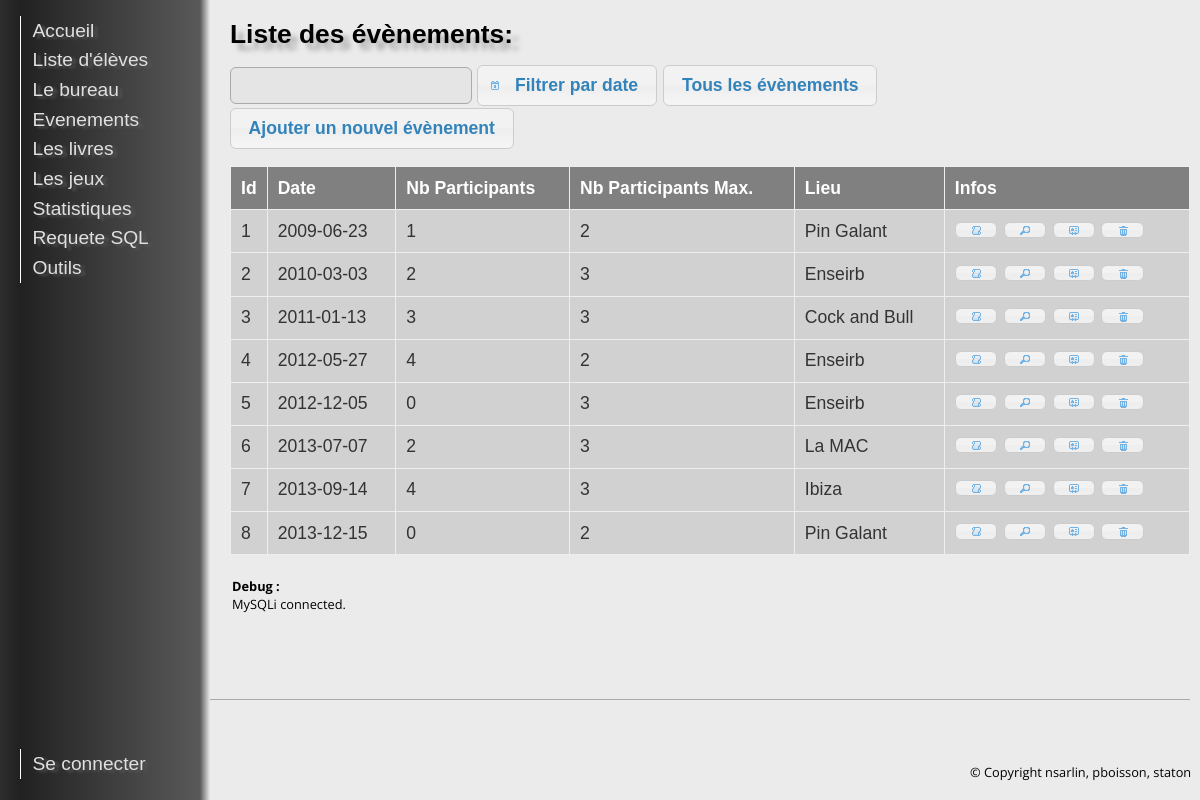
Screenshot of /?action=evt with the database file from the repository.
### index.php (called while the page is built, shortened)
<?php
$core = new Core();
$core->showPage();
?>

### src/classes/Evenement.class.php (called while the page is built, shortened)
<?php
class Evenement {
	private static $tableName="EVENEMENT";
	public function __construct($evenement = false)
	{
		if($evenement != false)
			$this->fetch($evenement);
	}
	public function fetch($result)
	{
		$this->id = $result['id_evt'];
		$this->date = $result['date_evt'];
		$this->lieu = $result['lieu'];
		$this->nbParticipantsMax = $result['nbparticipants'];
		Database::query("SELECT COUNT(*)
			FROM EVENEMENT, PARTICIPE
			WHERE EVENEMENT.id_evt = PARTICIPE.id_evt
			AND EVENEMENT.id_evt = ".$this->id);
		$res=Database::fetch();
		$this->nbParticipants=$res['COUNT(*)'];
	}
	public static function getListe()
	{
		$query = "select * from ".Evenement::$tableName;
		$results = Database::query($query);
		return $results;
	}
}
?>

### src/libs/Database.lib.php (called while the page is built, shortened)
<?php
class Database implements genericInterface {
	private static $base;
	public static $lastResult;
	public static function init() {
		$mysqlDB=Config::$mysqlDB;
		Database::$base = new mysqli($mysqlDB->host, $mysqlDB->user, $mysqlDB->password, "", $mysqlDB->port);
	}
	public static function query($query, $debug=false) {
		$return = Database::$base->query($query);
		Database::$lastResult=$return;
		return $return;
	}
	public static function fetch($result = false)
	{
		if($result==false)
			return Database::$lastResult->fetch_assoc();
		else
			return $result->fetch_assoc();
	}
}
?>

### src/pages/EvenementsPage.class.php (the view, shortened to what this page needs)
<?php
class EvenementsPage extends Layout{
	private $date_ev="";
	public function bodyHTML() {
?>
<div id="liste" class="ui-widget">
	<?php
	if(isset($_GET['historique']))
		echo "<h1>Historique des Membres du bureau :</h1>";
	else
		echo "<h1>Liste des évènements:</h1>";
    ?>
    <form method=GET action="index.php">
        <input type="text" name="date_ev" id="date_ev" value="<?php echo $this->date_ev; ?>" class="ui-widget-content ui-corner-all"/>
        <button class="cal">Filtrer par date</button>
        <button id="all_evt">Tous les évènements</button>
    </form>
	<button id="create-evt">Ajouter un nouvel évènement</button>
    <table id="users" class="ui-widget ui-widget-content">
        <thead class="ui-widget-header ">
				<th width="4em">Id</th>
				<th>Date</th>
				<th>Nb Participants</th>
				<th>Nb Participants Max.</th>
				<th>Lieu</th>
				<th>Infos</th>
        </thead>
        <tbody>
		<?php
			$result=Evenement::getListe();
			if(!($result))
			{
				echo "Erreur de requete : ".Database::errorMsg();
			}
			else
			{
				while($res = Database::fetch($result))
				{
					$evenement = new Evenement($res);
					if(empty($this->date_ev) || $evenement->date == $this->date_ev)
					{
						echo "<tr>";
						echo "<td>".$evenement->id."</td>";
						echo "<td>".$evenement->date."</td>";
						echo "<td>".$evenement->nbParticipants."</td>";
						echo "<td>".$evenement->nbParticipantsMax."</td>";
						echo "<td>".$evenement->lieu."</td>";
						echo "<td>
						<button title='Commentaires' class='bubu_com' onclick='javascript:open_comments(".$evenement->id.")'></button>
						<button title='Jeux utilisés' class='bubu' onclick='javascript:open_info(".$evenement->id.")'></button>
						<button title='Editer' class='bubu_edit' onclick='javascript:edit(".$evenement->id.")'></button>
						<button title='Supprimer' class='bubu_del' onclick='javascript:delete_evt(".$evenement->id.", \"".$evenement->id."\")'></button>
						</td>";
						echo "</tr>";
					}
				}
			}
		?>
        </tbody>
    </table>
</div>
		<?php
	}
}
?>

### ressources/style.css (style rules this page uses)
body { font-family: 'Open Sans', sans-serif; background-color:#EBEBEB; }
h1 { font-weight: bold; text-align: left; font-family: 'Arial Black', Gadget, sans-serif; font-size: 1.5em; line-height: 110%; text-shadow: 7px 7.0px 5px rgba(142, 139, 143, 0.7); margin: .6em 0; }
#liste table { display: table; border-collapse: collapse; width: 70%; }
#liste td, th { background-color:#D1D1D1; text-align:center; padding: 10px; overflow: hidden; text-overflow: ellipsis; font-size: 100%; border: 1px solid #808080; }
#liste th { background-color:gray; color:white; border: 2px solid black; }
input { margin-bottom:4px; padding: .4em; }
div#liste { margin: 20px 0; }
div#liste table { margin: 1em 0; border-collapse: collapse; width: 100%; }
div#liste table td, div#liste table th { border: 1px solid #eee; padding: .6em 10px; text-align: left; }

### rows the page displays
evenement: id_evt "1", date_evt "2009-06-23", nbParticipants "1", nbparticipants "2", lieu "Pin Galant"
evenement: id_evt "2", date_evt "2010-03-03", nbParticipants "2", nbparticipants "3", lieu "Enseirb"
evenement: id_evt "3", date_evt "2011-01-13", nbParticipants "3", nbparticipants "3", lieu "Cock and Bull"
evenement: id_evt "4", date_evt "2012-05-27", nbParticipants "4", nbparticipants "2", lieu "Enseirb"
evenement: id_evt "5", date_evt "2012-12-05", nbParticipants "0", nbparticipants "3", lieu "Enseirb"
evenement: id_evt "6", date_evt "2013-07-07", nbParticipants "2", nbparticipants "3", lieu "La MAC"
evenement: id_evt "7", date_evt "2013-09-14", nbParticipants "4", nbparticipants "3", lieu "Ibiza"
evenement: id_evt "8", date_evt "2013-12-15", nbParticipants "0", nbparticipants "2", lieu "Pin Galant"

### other values shown
$string "MySQLi connected."
